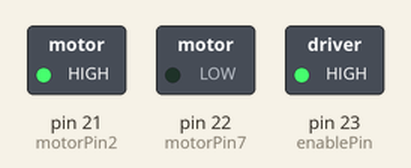
Bench run of a sketch on a simulated Arduino Mega 2560, built with avr-gcc and run on an emulated ATmega2560. On the bench: switched loads named in the sketch (green lamp = pin HIGH). What the sketch prints to the serial monitor is not drawn.

Above: at 2.5 s.
At 7.5 s:
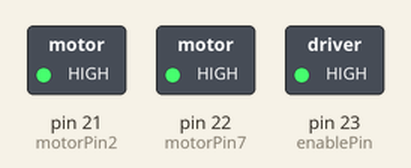
Timing chart, 0 to 11.5 s (numbered marks = the images above):
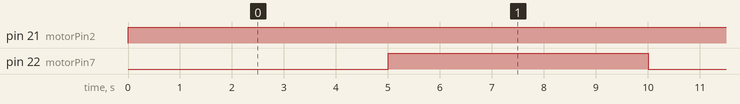

The sketch:

H-bridge_Teensy_No_Sensor.ino
```cpp
// This is the code for slot car using H-bridge (L293D) & Teensy 3.2

// define variables

// IR sensor
//int sensorValue;
//float Distance;

// Ultrasonic Sensor
const int trigPin = 14;
const int echoPin = 15;
long duration;
float distance;
unsigned long time;

// H-bridge & motor Pins
int motorPin2 = 21;  // H-bridge leg 1 pin 2--> Teensy Pin 21
int motorPin7 = 22;  // H-bridge leg 2 pin 7--> Teensy Pin 22
int enablePin = 23;  // H-bridge enable Pin 1 --> Teensy Pin 23 x
//int pwmVal;

// LEDs
int ledPinR = 19;
int ledPinG = 20;
int ledPinON = 13;


void setup() {
  // define distance to zero
  //Distance = 0;

  // define H-bridge pins
  pinMode(motorPin2, OUTPUT);
  pinMode(motorPin7, OUTPUT);
  pinMode(enablePin, OUTPUT);

  // digital write
  //digitalWrite(enablePin, HIGH);

  // enablepin --> will turn motor on
  digitalWrite(enablePin, HIGH);

  // baud rate. May have to change the frequency...
  Serial.begin(9600);
  digitalWrite(ledPinON, HIGH);
}

void loop() {

  ///////////////////////////////////////////////////////////////
  // motor --> PWM

  // write to each motor leg
  digitalWrite(motorPin2, HIGH);
  digitalWrite(motorPin7, LOW);

  // note: PWM need to be modified

    digitalWrite(ledPinR, LOW);
    digitalWrite(ledPinG, HIGH);
    analogWrite(enablePin, 200);
    Serial.print("100");
    delay(5000);
    digitalWrite(ledPinG, LOW);
    digitalWrite(ledPinR, HIGH);
    digitalWrite(motorPin2, HIGH);
    digitalWrite(motorPin7, HIGH);
    analogWrite(enablePin, 200);
    Serial.print("70");
    delay(5000);
  }
```

Measured:
- by itself, pin 21 (motorPin2): LOW → HIGH at 0.00 s
- by itself, pin 22 (motorPin7): alternates HIGH for 5.0 s and LOW for 5.0 s
